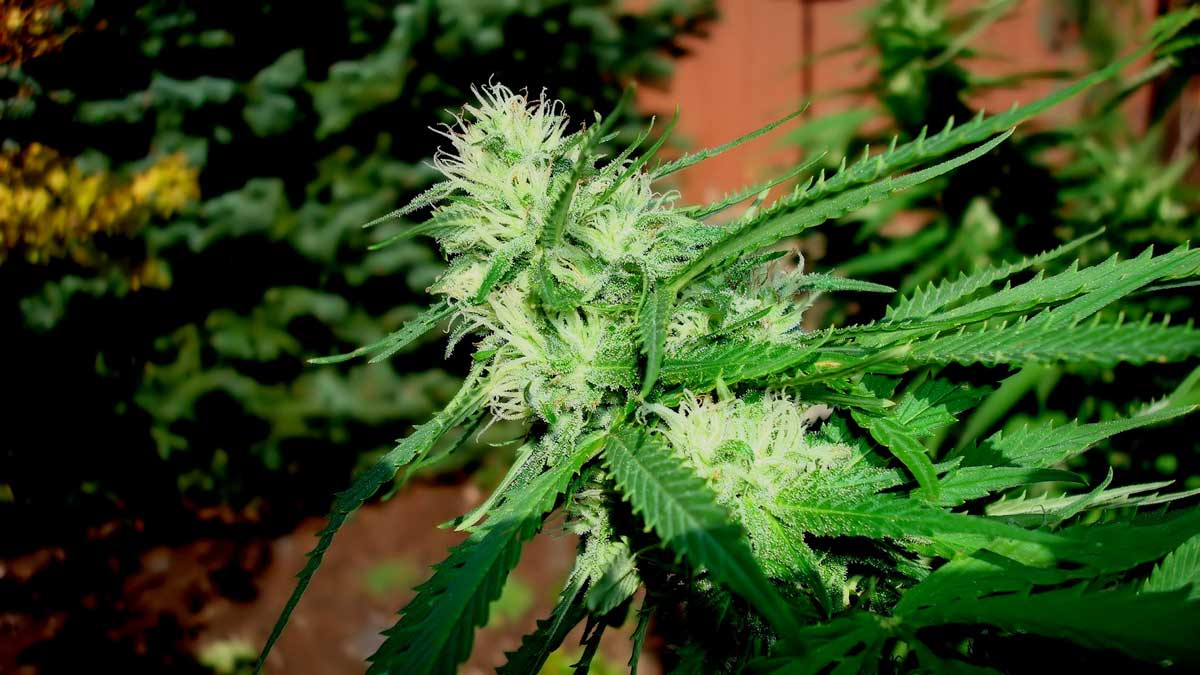
#> input picture image2.jpg, 1200 x 675 px
$ jupyter execute --allow-errors 'Splitting RGB.ipynb'
#> lines starting #> are read from the running program, lines starting #| are printed output that depends on the picture
[cell 1]
import  PIL
from PIL import Image
import numpy

[cell 2]
img = Image.open("image2.jpg").convert('RGB')
#> img is the input picture: PIL image 1200x675 RGB; mean R, G, B 58, 76.8, 33.2
img

[cell 3]
r, g, b = img.split()
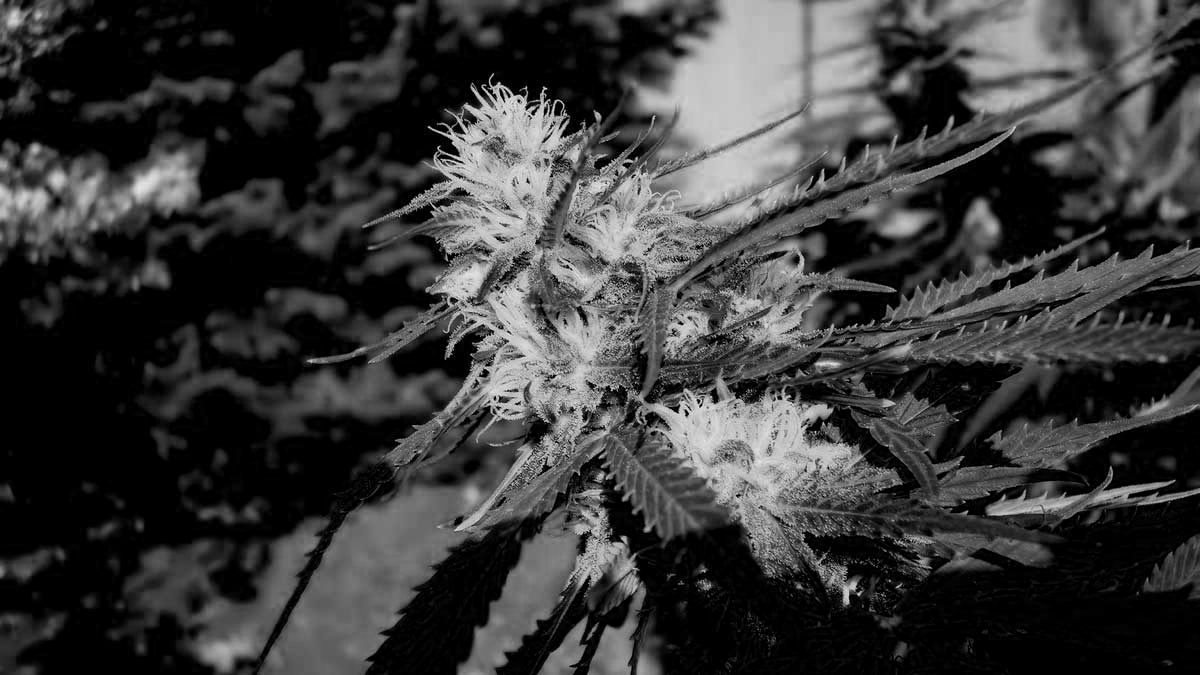
#> r: PIL image 1200x675 L; min 0, max 239, mean 58
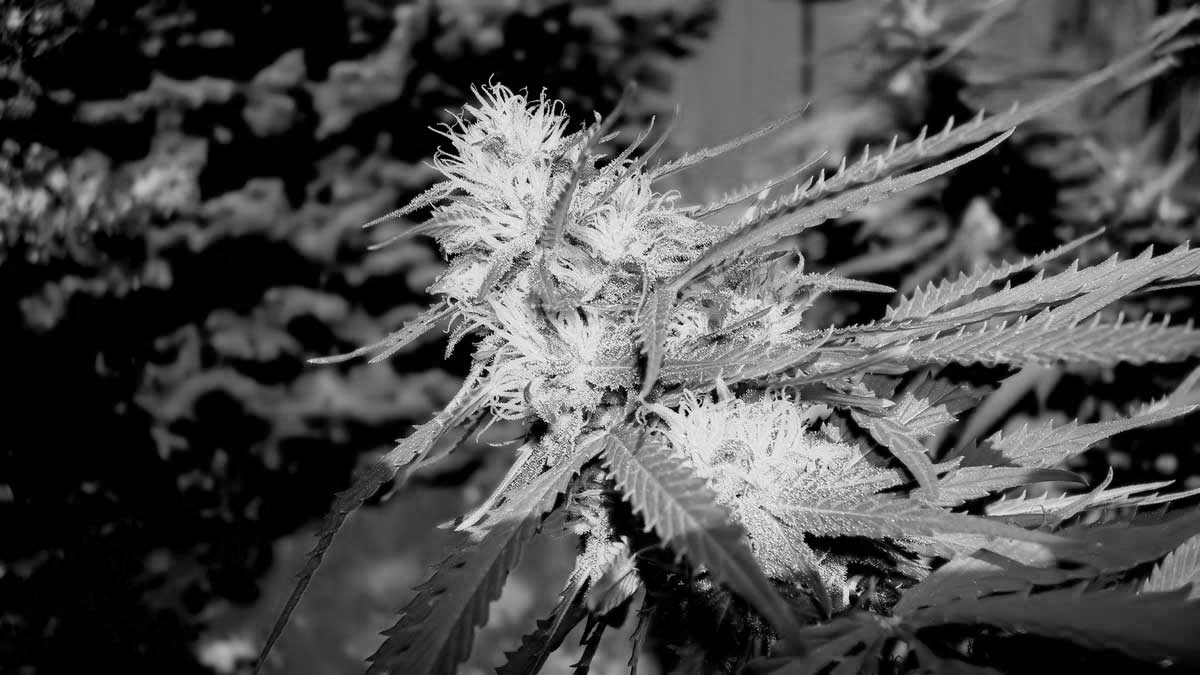
#> g: PIL image 1200x675 L; min 0, max 255, mean 76.8
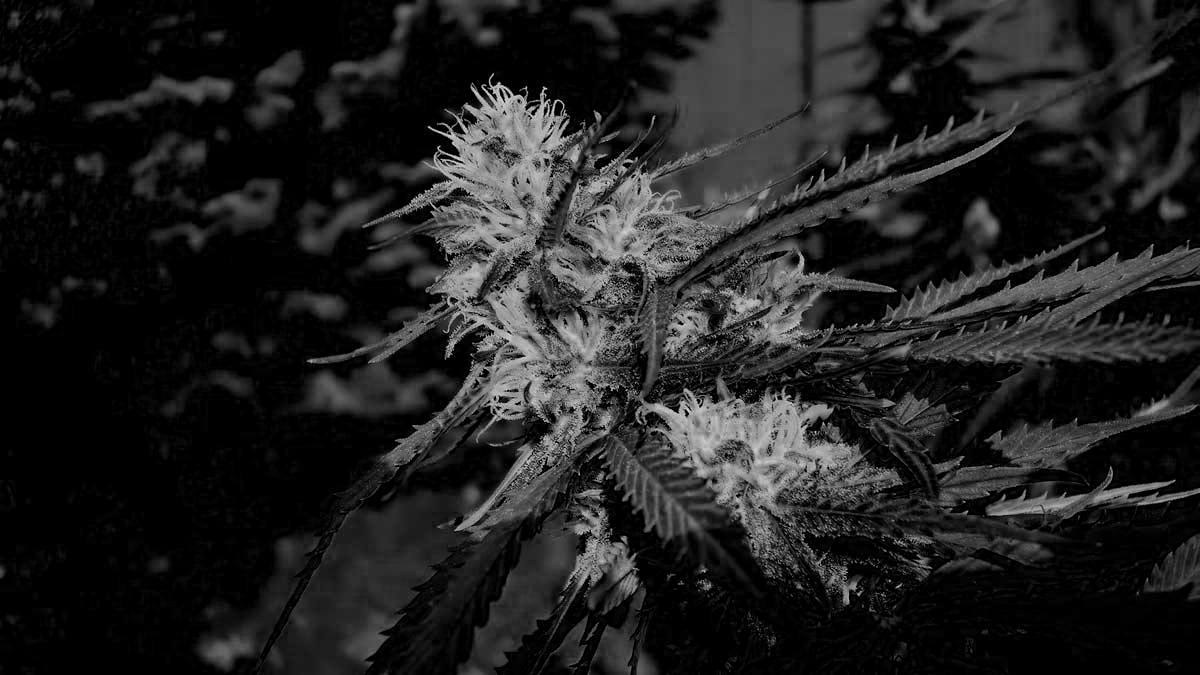
#> b: PIL image 1200x675 L; min 0, max 226, mean 33.2

$ run again, with image1.png saved as image2.jpg
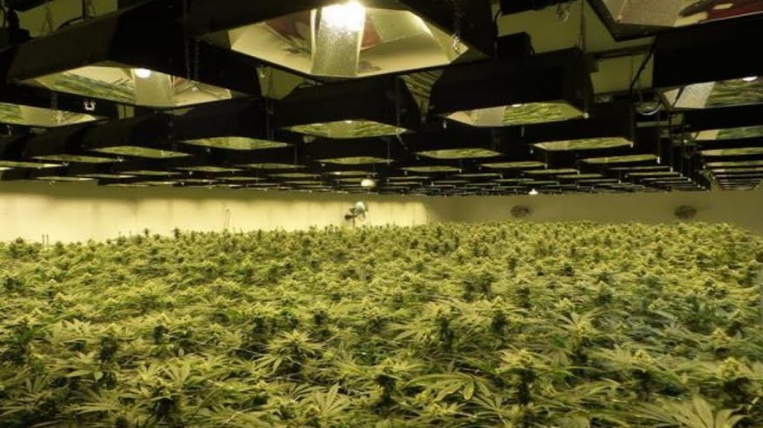
#> input picture image1.png, 763 x 428 px
#> img is the input picture: PIL image 763x428 RGB; mean R, G, B 92.1, 88.5, 40.8
#> `r, g, b = img.split()`:
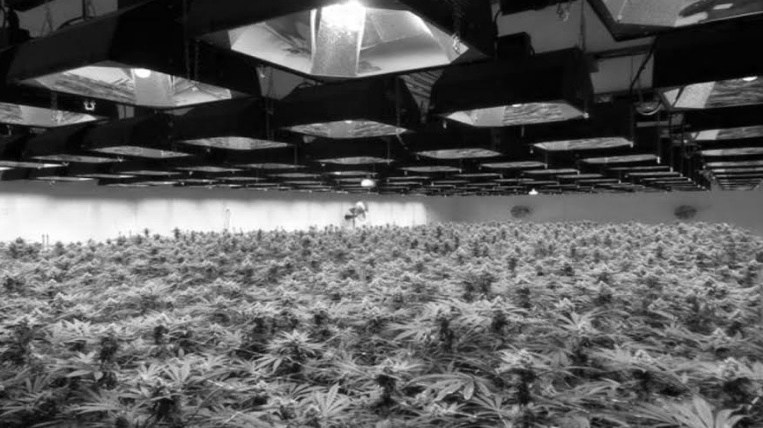
#> r: PIL image 763x428 L; min 0, max 255, mean 92.1
#> `r, g, b = img.split()`:
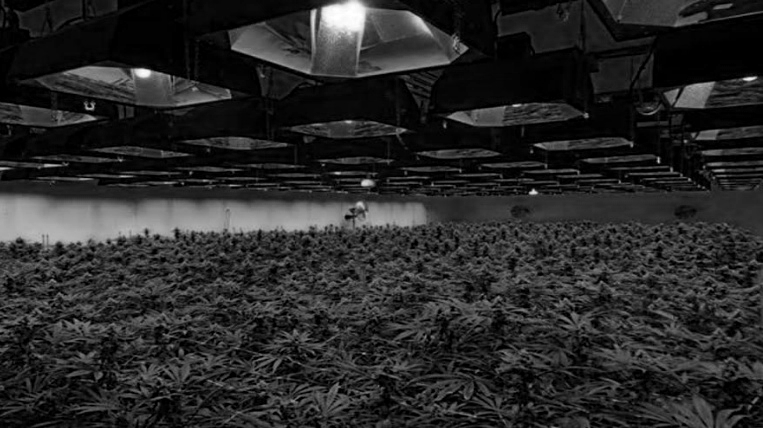
#> b: PIL image 763x428 L; min 0, max 255, mean 40.8
